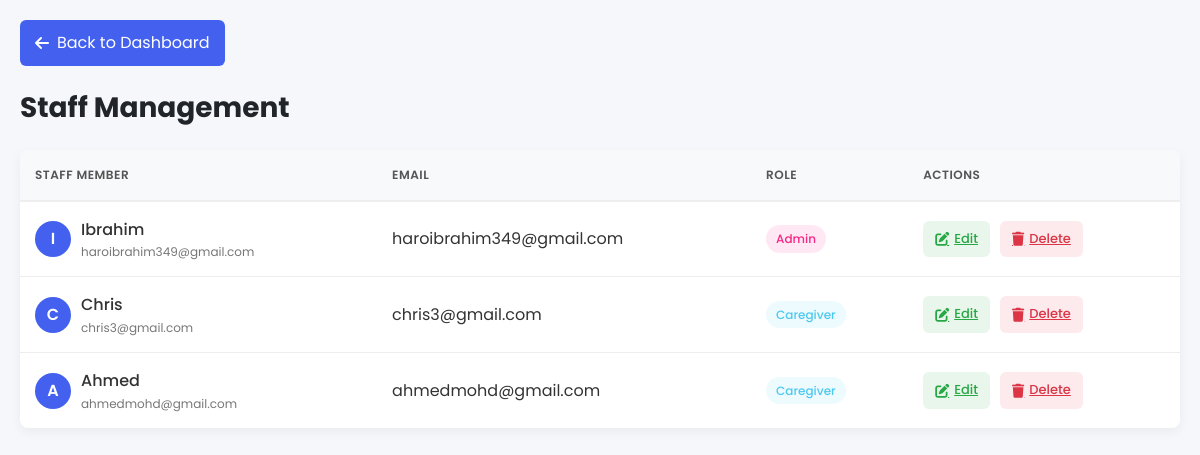
The app's page /staff_management.php (signed in) with its own data.
### tables this page shows
CREATE TABLE `users` (
  `id` int(11) NOT NULL,
  `username` varchar(50) NOT NULL,
  `email` varchar(100) NOT NULL,
  `password` varchar(255) NOT NULL,
  `role` enum('admin','caregiver','donor') DEFAULT 'donor'
);

### staff_management.php (the view, shortened to what this page needs)
<?php
require 'db.php';
try
{
    $stmt = $pdo->query("SELECT id, username, email, role FROM users WHERE role IN ('admin', 'caregiver')");
    $staff = $stmt->fetchAll(PDO::FETCH_ASSOC);
} catch (PDOException $e)
{
    error_log("Database error: " . $e->getMessage());
    die("An error occurred while fetching staff data.");
}
?>
<!DOCTYPE html>
<html lang="en">
<head>
    <link rel="stylesheet" href="https://cdnjs.cloudflare.com/ajax/libs/font-awesome/6.0.0-beta3/css/all.min.css">
</head>
<body>
    <div class="container">
        <a href="admin_dashboard.php" class="back-btn">
            <i class="fas fa-arrow-left"></i> Back to Dashboard
        </a>
        <h1>Staff Management</h1>
        <table>
            <thead>
                <tr>
                    <th>Staff Member</th>
                    <th>Email</th>
                    <th>Role</th>
                    <th>Actions</th>
                </tr>
            </thead>
            <tbody>
                <?php foreach ($staff as $member): ?>
                    <tr>
                        <td>
                            <div class="user-cell">
                                <div class="user-avatar">
                                    <?php echo strtoupper(substr($member['username'], 0, 1)); ?>
                                </div>
                                <div>
                                    <div class="user-name"><?php echo htmlspecialchars($member['username']); ?></div>
                                    <div class="user-email"><?php echo htmlspecialchars($member['email']); ?></div>
                                </div>
                            </div>
                        </td>
                        <td><?php echo htmlspecialchars($member['email']); ?></td>
                        <td>
                            <span class="role-badge <?php echo htmlspecialchars($member['role']); ?>">
                                <?php echo htmlspecialchars(ucfirst($member['role'])); ?>
                            </span>
                        </td>
                        <td>
                            <div class="action-buttons">
                                <a href="edit_staff.php?id=<?php echo $member['id']; ?>" class="btn btn-edit">
                                    <i class="fas fa-edit"></i> Edit
                                </a>
                                <a href="delete_staff.php?id=<?php echo $member['id']; ?>" class="btn btn-delete" onclick="return confirm('Are you sure you want to delete this staff member?');">
                                    <i class="fas fa-trash"></i> Delete
                                </a>
                            </div>
                        </td>
                    </tr>
                <?php endforeach; ?>
            </tbody>
        </table>
    </div>
</body>
</html>

### staff_management.php (style rules this page uses)
:root { --primary: #4361ee; --success: #4cc9f0; --danger: #f72585; --dark: #212529; --light: #f8f9fa; --transition: all 0.3s ease; }
* { margin: 0; padding: 0; box-sizing: border-box; }
body { font-family: 'Poppins', sans-serif; background-color: #f5f7fb; color: #333; line-height: 1.6; }
.container { max-width: 1200px; margin: 0 auto; padding: 20px; }
h1 { font-size: 28px; color: var(--dark); margin-bottom: 20px; }
.back-btn { display: inline-flex; align-items: center; background-color: var(--primary); color: white; padding: 10px 15px; border-radius: 6px; text-decoration: none; margin-bottom: 20px; transition: var(--transition); }
.back-btn i { margin-right: 8px; }
table { width: 100%; border-collapse: collapse; background-color: white; border-radius: 8px; overflow: hidden; box-shadow: 0 4px 12px rgba(0, 0, 0, 0.05); }
th { background-color: #f8f9fa; color: #555; font-weight: 600; text-align: left; padding: 15px; border-bottom: 2px solid #eee; text-transform: uppercase; font-size: 12px; letter-spacing: 0.5px; }
td { padding: 15px; border-bottom: 1px solid #eee; vertical-align: middle; }
tr:last-child td { border-bottom: none; }
.user-avatar { width: 36px; height: 36px; border-radius: 50%; background-color: var(--primary); color: white; display: flex; align-items: center; justify-content: center; font-weight: 600; margin-right: 10px; }
.user-cell { display: flex; align-items: center; }
.user-name { font-weight: 500; }
.user-email { font-size: 12px; color: #777; }
.role-badge { display: inline-block; padding: 4px 10px; border-radius: 20px; font-size: 12px; font-weight: 500; text-transform: capitalize; }
.role-badge.admin { background-color: rgba(247, 37, 133, 0.1); color: var(--danger); }
.role-badge.caregiver { background-color: rgba(76, 201, 240, 0.1); color: var(--success); }
.action-buttons { display: flex; gap: 10px; }
.btn { padding: 8px 12px; border-radius: 6px; font-size: 13px; font-weight: 500; cursor: pointer; border: none; display: inline-flex; align-items: center; justify-content: center; transition: var(--transition); }
.btn i { font-size: 14px; margin-right: 5px; }
.btn-edit { background-color: rgba(40, 167, 69, 0.1); color: #28a745; }
.btn-delete { background-color: rgba(220, 53, 69, 0.1); color: #dc3545; }

### records on screen
users: username "I", username "Ibrahim", email "haroibrahim349@gmail.com", role "Admin"
users: username "C", username "Chris", email "chris3@gmail.com", role "Caregiver"
users: username "A", username "Ahmed", email "ahmedmohd@gmail.com", role "Caregiver"
